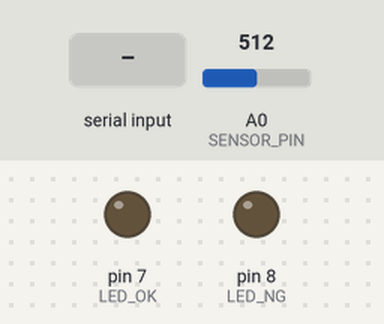
A sketch run on a simulated Arduino Uno, built with avr-gcc and run on an emulated ATmega328P. Parts: output pins drawn as LEDs (lit = HIGH). Dashed ring = blinking. Inputs (shaded band) come from the test bench; at power-on: A0 (SENSOR_PIN) = 512. Random numbers use the default seed unless the sketch sets one; what the sketch prints to the serial monitor is not drawn.

Above: at 1.3 s.
1.4 s: "90,45\n" received over Serial
At 2.0 s:
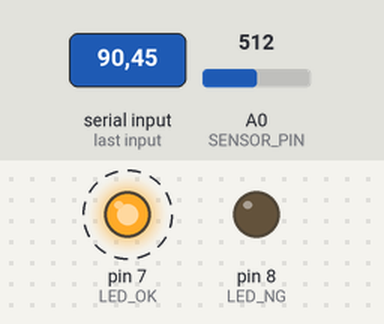
4.4 s: A0 (SENSOR_PIN) set to 482
At 5.7 s:
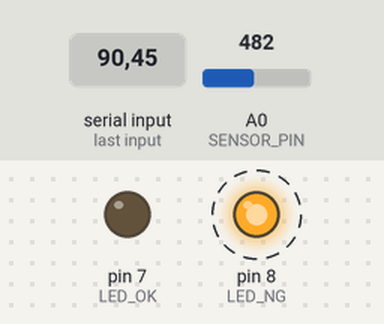
6.0 s: A0 (SENSOR_PIN) set to 510
At 8.9 s:
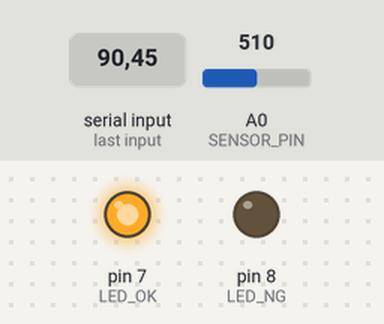
9.0 s: A0 (SENSOR_PIN) set to 490
Timing chart, 0 to 52.0 s (numbered marks = the images above; inputs shaded):
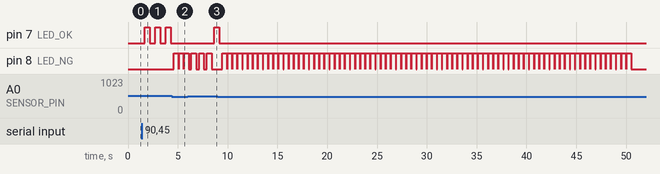

Measured:
- the behaviour switches between 500 and 499 on A0 (SENSOR_PIN) (found by bisection; images 1 and 2)
- after the input at 1.4 s, pin 7 (LED_OK): alternates HIGH for 0.50 s and LOW for 0.55 s, starting after 0.28 s
- after the input at 6.0 s, pin 7 (LED_OK): LOW → HIGH after 2.6 s
- by itself, pin 8 (LED_NG): alternates HIGH for 0.50 s and LOW for 0.01 s, 160 changes in all, then stays LOW

The sketch:

inspection_machine_sim.ino
```cpp
// 外観自動検査機シミュレータ

// ピン定義
#define SENSOR_PIN  A0  // 光センサー（ワーク検知）
#define LED_OK      7   // 緑LED（良品）
#define LED_NG      8   // 赤LED（不良）
#define SENSOR_THRESHOLD 500  // センサーしきい値

// 公差設定
double tol_max = 10.05;  // 上限
double tol_min = 9.95;   // 下限

// 集計
int total   = 0;
int ok      = 0;
int ng      = 0;
int no_work = 0;

// NG種別カウント
int ng_dimension_plus  = 0;
int ng_dimension_minus = 0;
int ng_scratch         = 0;
int ng_transfer        = 0;

// 検査するワーク数
int work_num = 0;
bool started = false;

void setup() {
    Serial.begin(9600);
    pinMode(LED_OK, OUTPUT);
    pinMode(LED_NG, OUTPUT);

    Serial.println("=== 外観自動検査機シミュレータ ===");
    Serial.println("※画像検査自動機の動作をシミュレートします");
    Serial.println("");
    Serial.print("公差設定 → 上限(max):");
    Serial.print(tol_max);
    Serial.print(" 下限(min):");
    Serial.println(tol_min);
    Serial.println("");
    Serial.println("検査するワーク数を入力してください：");
}

void led_ok(void) {
    digitalWrite(LED_OK, HIGH);
    digitalWrite(LED_NG, LOW);
    delay(500);
    digitalWrite(LED_OK, LOW);
}

void led_ng(void) {
    digitalWrite(LED_OK, LOW);
    digitalWrite(LED_NG, HIGH);
    delay(500);
    digitalWrite(LED_NG, LOW);
}

void show_summary(void) {
    Serial.println("");
    Serial.println("========== 集計 ==========");
    Serial.print("総数　　　："); Serial.println(total);
    Serial.print("良品　　　："); Serial.println(ok);
    Serial.print("不良　　　："); Serial.println(ng);
    Serial.print("ワークなし："); Serial.println(no_work);

    if (ng > 0) {
        Serial.println("--- NG内訳 ---");
        if (ng_dimension_plus)  { Serial.print("寸法不良（プラス目）　："); Serial.println(ng_dimension_plus); }
        if (ng_dimension_minus) { Serial.print("寸法不良（マイナス目）："); Serial.println(ng_dimension_minus); }
        if (ng_scratch)         { Serial.print("傷不良　　　　　　　："); Serial.println(ng_scratch); }
        if (ng_transfer)        { Serial.print("搬送異常　　　　　　："); Serial.println(ng_transfer); }
    }

    if (total - no_work > 0) {
        float ng_rate = (float)ng / (total - no_work) * 100.0;
        Serial.print("不良率　　：");
        Serial.print(ng_rate);
        Serial.println("%");
    }
    Serial.println("===========================");
}

void process_work(int no) {
    total++;
    Serial.println("");
    Serial.print("[ワーク "); Serial.print(no); Serial.println("]");

    // 供給部センサー
    Serial.print("  供給部　　：");
    int sensor_val = analogRead(SENSOR_PIN);
    if (sensor_val < SENSOR_THRESHOLD) {
        Serial.println("ワークなし（センサー未検知）");
        led_ng();
        no_work++;
        return;
    }
    Serial.println("ワーク検知");

    // 搬送部
    Serial.println("  切出部　　：1個切り出し完了");
    Serial.println("  爪搬送　　：検査部へ移動中...");
    Serial.println("  検査部　　：位置確認OK");

    // 計測値自動生成
    double measured = random(990, 1010) / 100.0;
    Serial.print("  計測値　　：");
    Serial.println(measured);

    // 寸法判定
    Serial.print("  寸法検査　：");
    if (measured > tol_max) {
        Serial.print("NG（プラス目）計測値:");
        Serial.print(measured); Serial.print(" 上限:"); Serial.println(tol_max);
        Serial.println("  不良排出　：NG → 寸法不良（プラス目）");
        led_ng();
        ng++;
        ng_dimension_plus++;
        return;
    }
    if (measured < tol_min) {
        Serial.print("NG（マイナス目）計測値:");
        Serial.print(measured); Serial.print(" 下限:"); Serial.println(tol_min);
        Serial.println("  不良排出　：NG → 寸法不良（マイナス目）");
        led_ng();
        ng++;
        ng_dimension_minus++;
        return;
    }
    Serial.print("OK（計測値:"); Serial.print(measured);
    Serial.print(" 範囲:"); Serial.print(tol_min);
    Serial.print("〜"); Serial.print(tol_max); Serial.println("）");

    // 画像検査（傷判定はランダム）
    Serial.println("  画像検査　：検査中...");
    int r = random(100);
    if (r < 5) {
        Serial.println("  不良排出　：NG → 傷不良");
        led_ng();
        ng++;
        ng_scratch++;
    } else {
        Serial.println("  良品排出　：OK");
        led_ok();
        ok++;
    }

    delay(300); // 次のワークまで少し待つ
}

void loop() {
    // ワーク数の入力待ち
    if (!started) {
        if (Serial.available() == 0) return;
        String input = Serial.readStringUntil('\n');
        input.trim();
        work_num = input.toInt();

        if (work_num < 1 || work_num > 100) {
            Serial.println("1〜100で入力してください：");
            return;
        }

        started = true;
        Serial.println("\n--- 検査開始 ---");

        // 指定した数だけ自動で処理
        for (int i = 1; i <= work_num; i++) {
            process_work(i);
        }

        // 集計表示
        show_summary();

        Serial.println("\n検査完了。再度検査するにはリセットしてください。");
        while (1); // 停止
    }
}
```
